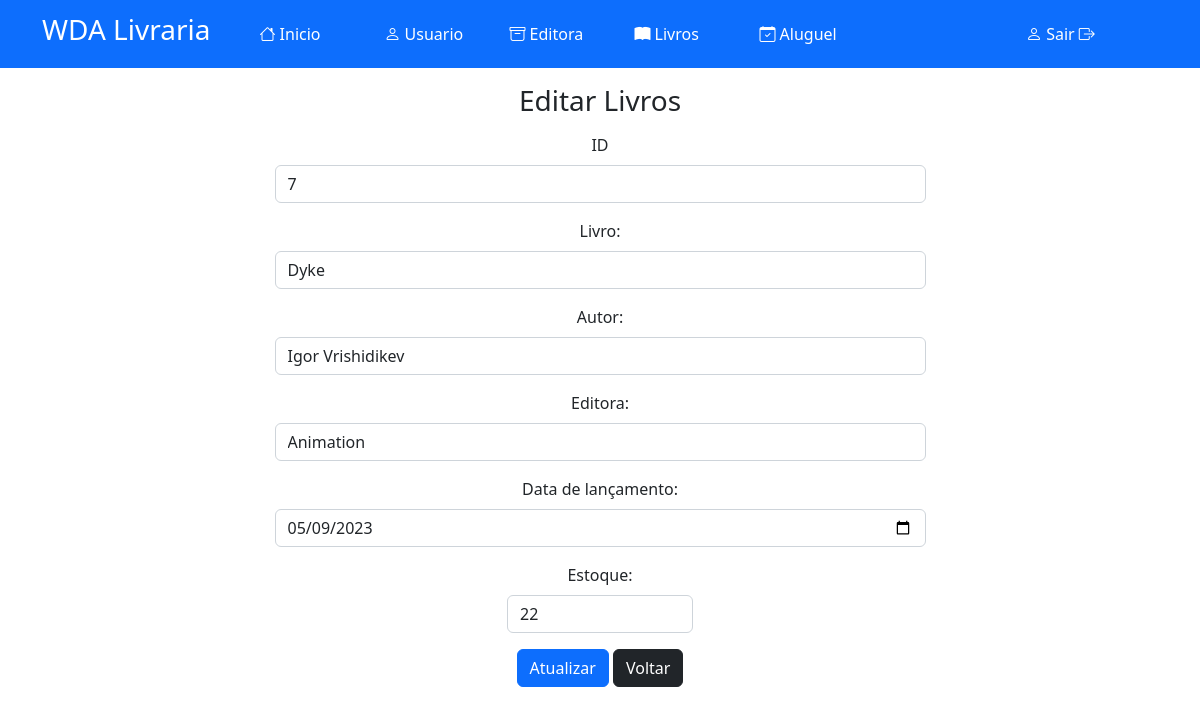
/index.php?menuop=editar-livro&idLivro=7 (signed in), run on an earlier commit of the app's database.
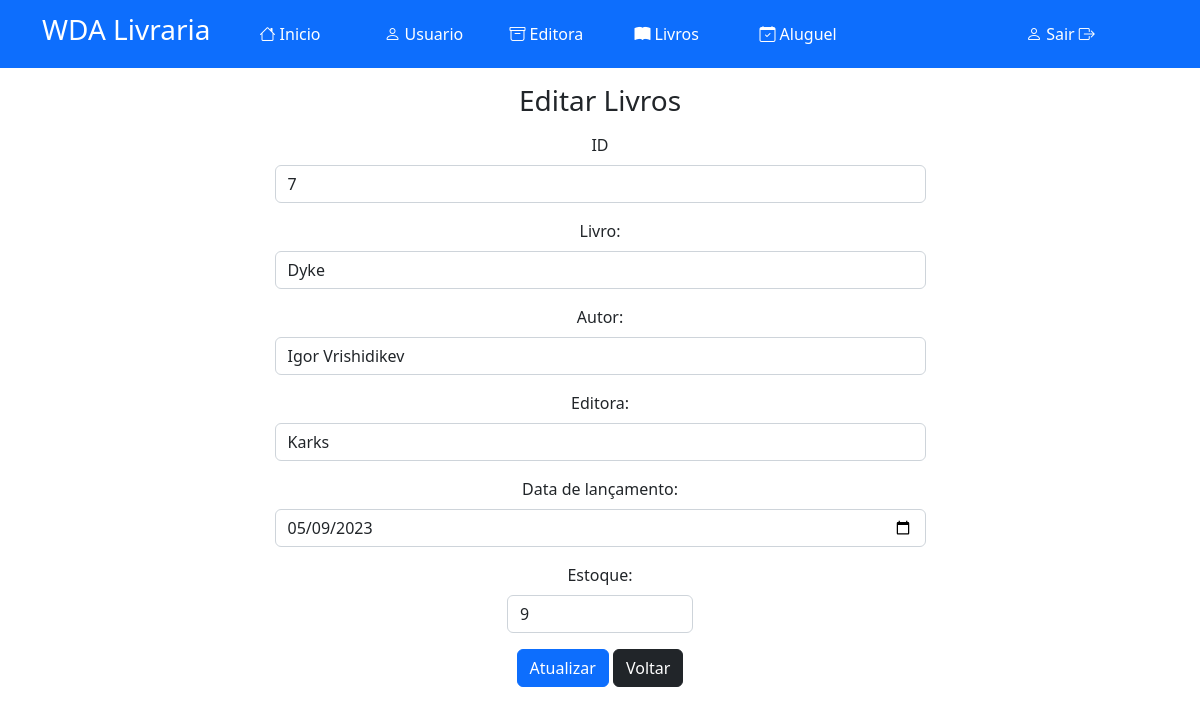
And on a later commit of the database.
### tables this page shows
CREATE TABLE `tblivro` (
  `idLivro` int(11) NOT NULL,
  `nomeLivro` varchar(150) NOT NULL,
  `autorLivro` varchar(150) NOT NULL,
  `editoraLivro` varchar(150) NOT NULL,
  `dataLivro` date NOT NULL,
  `estoqueLivro` int(11) NOT NULL,
  `alugadoLivro` int(10) NOT NULL
);

### paginas/livro/editar-livro.php (the view, shortened to what this page needs)
<?php
$idLivro = $_GET["idLivro"];
$sql = "SELECT * FROM tblivro WHERE idLivro= {$idLivro}";
$rs = $conexao -> query($sql);
$dados = $rs -> fetch_assoc();
?>
<center>
<header class="mb-3 mt-3">
    <h3>Editar Livros</h3>
</header>
<div>
    <form action="index.php?menuop=atualizar-livro" method="POST">
        <div class="mb-3 col-7">
            <label class="form-label" for="idLivro">ID</label>
            <input class="form-control" type="text" name="idLivro" value="<?=$dados["idLivro"]?>">
        </div>
        <div class="mb-3 col-7">
            <label class="form-label" for="nomeLivro">Livro:</label>
            <input class="form-control" type="text" name="nomeLivro" value="<?=$dados["nomeLivro"]?>">
        </div>
        <div class="mb-3 col-7">
            <label class="form-label" for="autorLivro">Autor:</label>
            <input class="form-control" type="text" name="autorLivro" value="<?=$dados["autorLivro"]?>">
        </div>
        <div class="mb-3 col-7">
            <label class="form-label" for="editoraLivro">Editora:</label>
            <select class="form-control" name="editoraLivro">
                    <option selected><?=$dados["editoraLivro"]?></option>
                </select>
        </div>
        <div class="mb-3 col-7">
            <label class="form-label" for="dataLivro">Data de lançamento:</label>
            <input class="form-control" type="date" name="dataLivro" value="<?=$dados["dataLivro"]?>">
        </div>
        <div class="mb-3 col-2">
            <label class="form-label" for="estoqueLivro">Estoque:</label>
            <input class="form-control" type="number" name="estoqueLivro" value="<?=$dados["estoqueLivro"]?>">
        </div>
        <div>
            <input class="btn btn-primary" type="submit" value = "Atualizar" name="btnAtualizar">
            <a href="?menuop=livro" class="btn btn-dark">Voltar</a>
        </div>
    </form>
</div>
</center>

What changed in the data, as far as the page shows it:
changed tblivro "Dyke": editoraLivro "Animation" → "Karks"; estoqueLivro "22" → "9"
